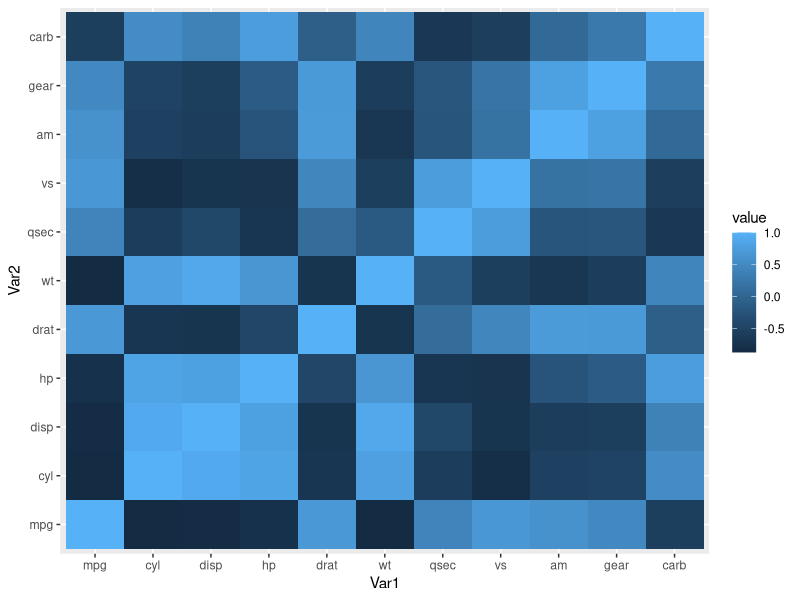

The R script that drew this image:
# EXPECTED_FORM: plot
# SETUP: library(ggplot2); library(dplyr)
# NL: create a correlation matrix from mtcars using cor(), reshape it into a long format, then plot it as a heatmap tile chart
library(ggplot2)
library(reshape2)
cor_mat <- cor(mtcars)
cor_long <- melt(cor_mat)
ggplot(cor_long, aes(x = Var1, y = Var2, fill = value)) + geom_tile()
